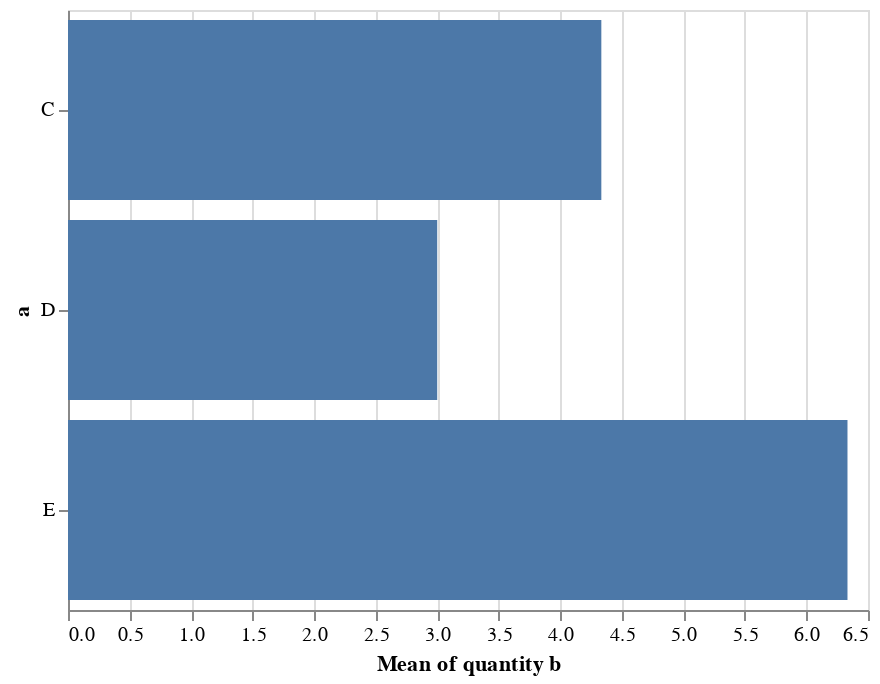

The cell this chart's notebook holds for it:
### Markdown cell above
To speed the process of data exploration, Altair (via Vega-Lite) makes some choices about default properties of the visualization.
Altair also provides an API to customize the look of the visualization. For example, we can use the `X` object we saw above to override the default x-axis title:

### Code cell
alt.Chart(data).mark_bar().encode(
    y='a',
    x=alt.X('mean(b)', axis=alt.Axis(title='Mean of quantity b'))
)

### Figure 1 — Vega-Lite specification as saved in the notebook (floating-point values rounded to 4 significant figures)
{"$schema": "https://vega.github.io/schema/vega-lite/v2.6.0.json", "config": {"view": {"height": 300, "width": 400}}, "data": {"name": "data-347f1284ea3247c0f55cb966abbdd2d8"}, "datasets": {"data-347f1284ea3247c0f55cb966abbdd2d8": [{"a": "C", "b": 2}, {"a": "C", "b": 7}, {"a": "C", "b": 4}, {"a": "D", "b": 1}, {"a": "D", "b": 2}, {"a": "D", "b": 6}, {"a": "E", "b": 8}, {"a": "E", "b": 4}, {"a": "E", "b": 7}]}, "encoding": {"x": {"aggregate": "mean", "axis": {"title": "Mean of quantity b"}, "field": "b", "type": "quantitative"}, "y": {"field": "a", "type": "nominal"}}, "mark": "bar"}
